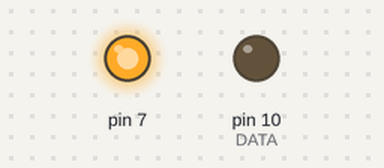
A sketch run on a simulated Arduino Uno, built with avr-gcc and run on an emulated ATmega328P. Parts: output pins drawn as LEDs (lit = HIGH). Pins used as bus, display or sensor lines are not drawn.

Above: at 0.1 s.
Timing chart, 0 to 1.6 s (numbered marks = the images above):
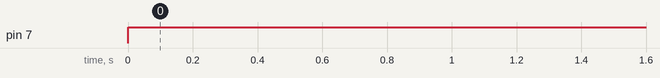

The sketch:

dot_74595.ino
```cpp
#define DATA 10
#define CLOCK 11
#define LATCH 12

void setup() {
  // put your setup code here, to run once:
  Serial.begin(9600);
  pinMode(DATA, OUTPUT); //Data 핀
  pinMode(CLOCK, OUTPUT); //Shift Clock 핀
  pinMode(LATCH, OUTPUT); //Latch 핀
  pinMode(7, OUTPUT);
  // Reset 핀은 5V에 꽂아놓고 항상 HIGH로 유지
  // Output Enable 핀은 GND에 꽂아놓고 항상 LOW로 유지하여 값 자동 전송
}

void loop() {
  // put your main code here, to run repeatedly:
    digitalWrite(7, HIGH);
    digitalWrite(DATA, LOW);
    digitalWrite(CLOCK, HIGH);
    digitalWrite(CLOCK, LOW);
    digitalWrite(LATCH, HIGH);
    digitalWrite(LATCH, LOW);

    digitalWrite(7, HIGH);
    digitalWrite(DATA, LOW);
    digitalWrite(CLOCK, HIGH);
    digitalWrite(CLOCK, LOW);
    digitalWrite(LATCH, HIGH);
    digitalWrite(LATCH, LOW);

    digitalWrite(7, HIGH);
    digitalWrite(DATA, LOW);
    digitalWrite(CLOCK, HIGH);
    digitalWrite(CLOCK, LOW);
    digitalWrite(LATCH, HIGH);
    digitalWrite(LATCH, LOW);

    digitalWrite(7, HIGH);
    digitalWrite(DATA, LOW);
    digitalWrite(CLOCK, HIGH);
    digitalWrite(CLOCK, LOW);
    digitalWrite(LATCH, HIGH);
    digitalWrite(LATCH, LOW);

    digitalWrite(7, HIGH);
    digitalWrite(DATA, LOW);
    digitalWrite(CLOCK, HIGH);
    digitalWrite(CLOCK, LOW);
    digitalWrite(LATCH, HIGH);
    digitalWrite(LATCH, LOW);

    digitalWrite(7, HIGH);
    digitalWrite(DATA, LOW);
    digitalWrite(CLOCK, HIGH);
    digitalWrite(CLOCK, LOW);
    digitalWrite(LATCH, HIGH);
    digitalWrite(LATCH, LOW);

    digitalWrite(7, HIGH);
    digitalWrite(DATA, LOW);
    digitalWrite(CLOCK, HIGH);
    digitalWrite(CLOCK, LOW);
    digitalWrite(LATCH, HIGH);
    digitalWrite(LATCH, LOW);

    digitalWrite(7, HIGH);
    digitalWrite(DATA, LOW);
    digitalWrite(CLOCK, HIGH);
    digitalWrite(CLOCK, LOW);
    digitalWrite(LATCH, HIGH);
    digitalWrite(LATCH, LOW);


}
```

Measured:
- by itself, pin 7: LOW → HIGH at 0.00 s
